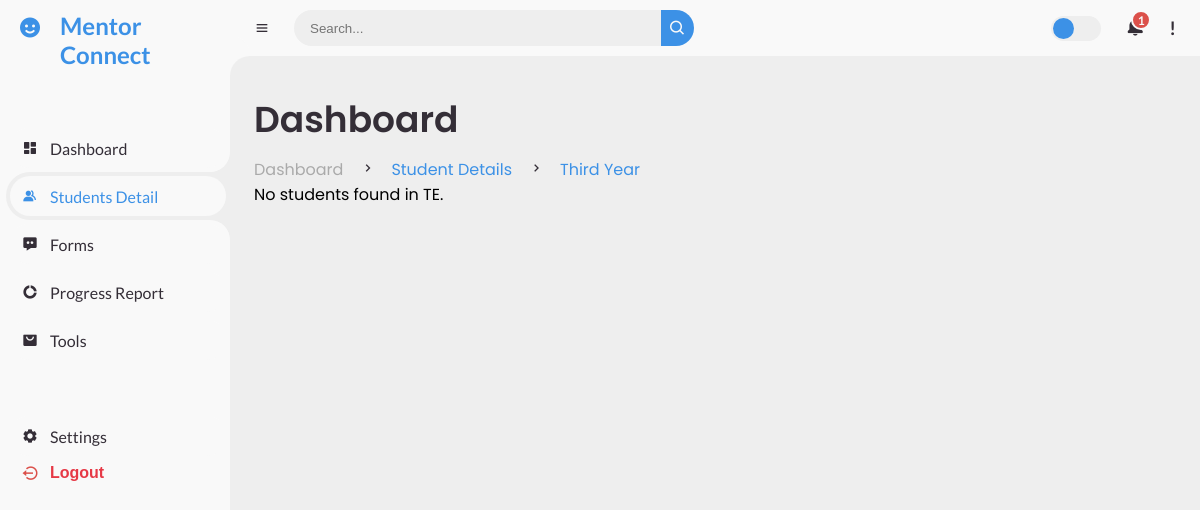
Before: /student_detail/TE with the older database file.
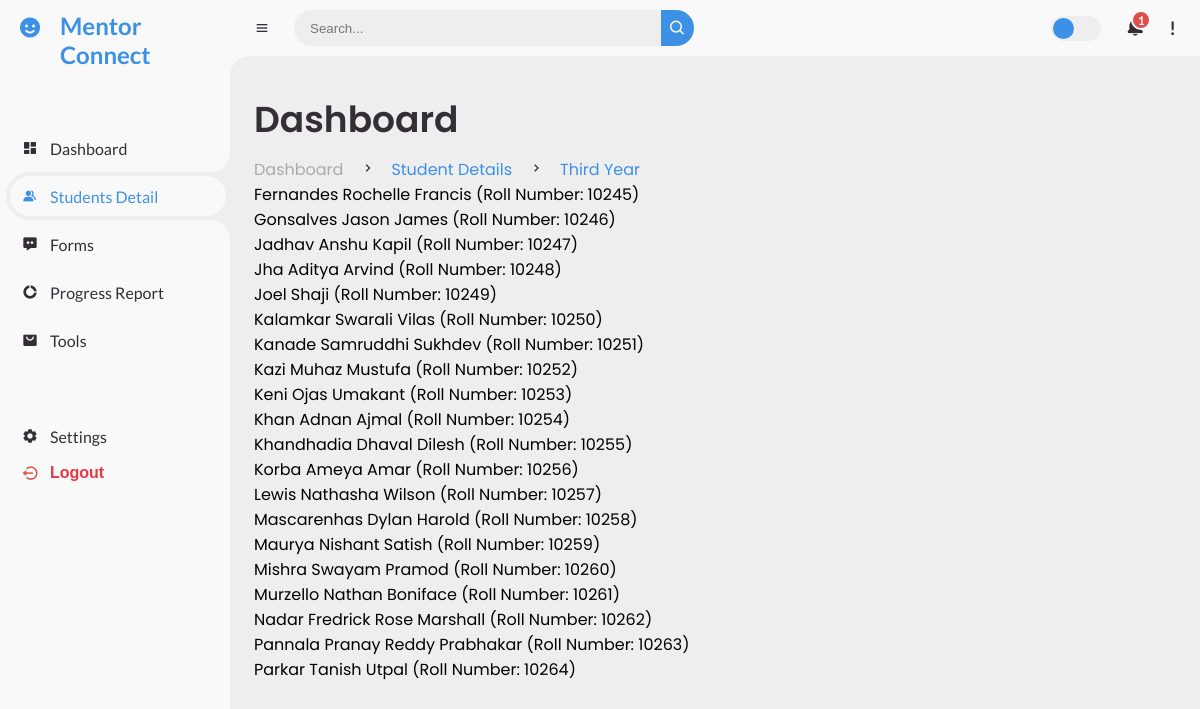
After: the same page with the newer database file.
### mentor/models.py (models this page shows, shortened)
class Student(models.Model):
    name = models.CharField(max_length=100)
    gender = models.CharField(max_length=10)
    year = models.CharField(max_length=10)  # SE, TE, etc.
    semester = models.IntegerField()  # Sem value
    roll_number = models.CharField(max_length=10)  # Roll number from CSV
    branch = models.CharField(max_length=50)  # Branch like CE, IT, etc.
    division = models.CharField(max_length=1)  # Div value (e.g., B)

### mentor/views.py (the view)
# urls.py: path('student_detail/TE', views.TE, name='TE'),
def TE(request):
    te_students = Student.objects.filter(year="TE ")
    return render(request, 'te.html', {'te_students': te_students})

### templates/te.html (shortened to what this page needs)
{% extends 'base.html' %}
{% block content %}
<div class="head-title">
    <div class="left">
        <h1>Dashboard</h1>
        <ul class="breadcrumb">
            <li>
                <a href="#">Dashboard</a>
            </li>
            <li><i class='bx bx-chevron-right'></i></li>
            <li>
                <a class="active" href="#">Student Details</a>
            </li>
            <li><i class='bx bx-chevron-right'></i></li>
            <li>
                <a class="active" href="#">Third Year</a>
            </li>
        </ul>
        <ul>
            {% for student in te_students %}
                <li>{{ student.name }} (Roll Number: {{ student.roll_number }})</li>
            {% empty %}
                <li>No students found in TE.</li>
            {% endfor %}
        </ul>
    </div>
</div>
{% endblock %}

Changed rows visible on the page:
now on this page (row edited): Student: name "Fernandes Rochelle Francis", roll_number "10245"
now on this page (row edited): Student: name "Gonsalves Jason James", roll_number "10246"
now on this page (row edited): Student: name "Jadhav Anshu Kapil", roll_number "10247"
now on this page (row edited): Student: name "Jha Aditya Arvind", roll_number "10248"
now on this page (row edited): Student: name "Joel Shaji", roll_number "10249"
now on this page (row edited): Student: name "Kalamkar Swarali Vilas", roll_number "10250"
now on this page (row edited): Student: name "Kanade Samruddhi Sukhdev", roll_number "10251"
now on this page (row edited): Student: name "Kazi Muhaz Mustufa", roll_number "10252"
now on this page (row edited): Student: name "Keni Ojas Umakant", roll_number "10253"
now on this page (row edited): Student: name "Khan Adnan Ajmal", roll_number "10254"
now on this page (row edited): Student: name "Khandhadia Dhaval Dilesh", roll_number "10255"
now on this page (row edited): Student: name "Korba Ameya Amar", roll_number "10256"
now on this page (row edited): Student: name "Lewis Nathasha Wilson", roll_number "10257"
now on this page (row edited): Student: name "Mascarenhas Dylan Harold", roll_number "10258"
now on this page (row edited): Student: name "Maurya Nishant Satish", roll_number "10259"
now on this page (row edited): Student: name "Mishra Swayam Pramod", roll_number "10260"
now on this page (row edited): Student: name "Murzello Nathan Boniface", roll_number "10261"
now on this page (row edited): Student: name "Nadar Fredrick Rose Marshall", roll_number "10262"
now on this page (row edited): Student: name "Pannala Pranay Reddy Prabhakar", roll_number "10263"
now on this page (row edited): Student: name "Parkar Tanish Utpal", roll_number "10264"
Other visible differences:
text no longer shown: "No students found in TE."
